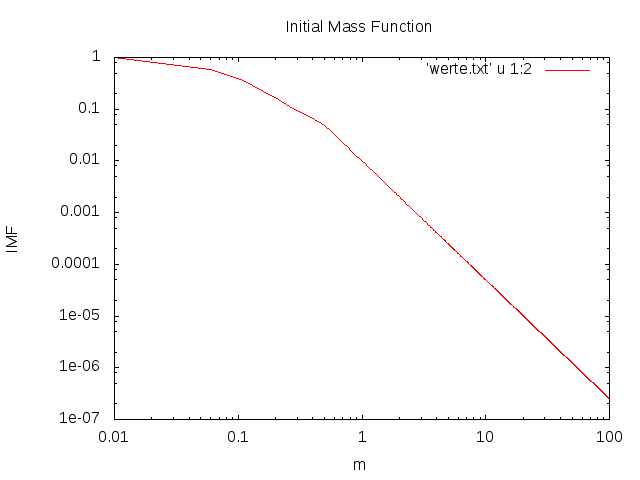

Source code (gnuplot):
set terminal postscript eps
set output 'werte.eps'

set xlabel 'm'
set ylabel 'IMF'
set title 'Inital Mass Function'

set logscale x
set logscale y

plot 'werte.txt' u 1:2 w l